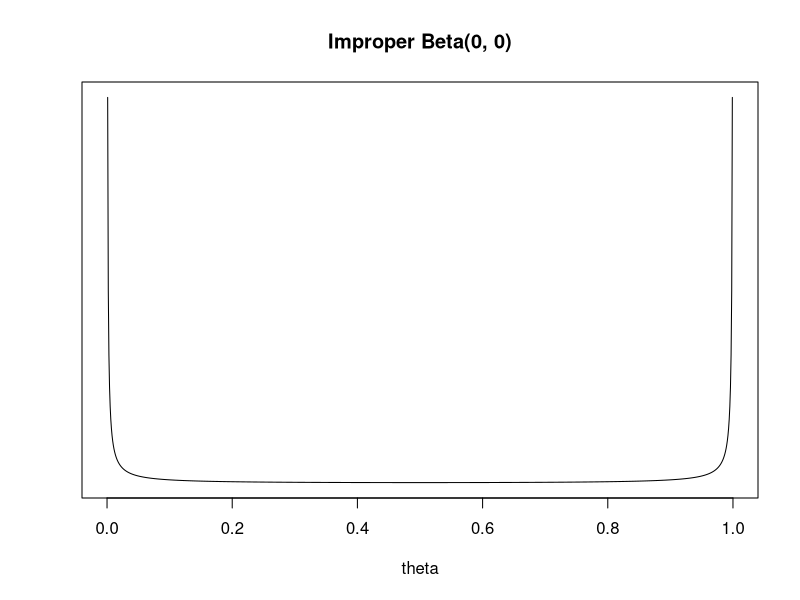

Generate this figure with R: (Note: this script raises an error after producing the figure.)
## ---- chunk 1
#| echo: false
theta = seq(0.001,  0.999, 0.001)
plot(theta, 1 / (theta * (1 - theta)),
     xlim = c(0, 1), yaxt='n', ylab="",
     main = "Improper Beta(0, 0)",
     type="l", xlab = "theta")
## ---- chunk 2
#| warning: false

theta = rbeta(10000, 1, 1)

odds = theta / (1 - theta)


ggplot(data.frame(odds),
       aes(x = odds)) + 
  geom_histogram(aes(y = after_stat(density)),
                 bins = 100,
                 col = bayes_col["prior"],
                 fill = bayes_col["prior"]) +
  scale_x_continuous(limits = c(0, 30)) +
  labs(x = "phi")
## ---- chunk 3

n_rep = 10000

theta_sim = rbeta(n_rep, 1, 1)

y_sim = rbinom(n_rep, 100, theta_sim)

ggplot(data.frame(y_sim),
       aes(x = y_sim)) +
  geom_bar(aes(y = after_stat(prop)),
           col = bayes_col["posterior_predict"],
           fill = bayes_col["posterior_predict"],
           width = 0.1) +
  labs(x = "Number of successes",
       y = "Simulated relative frequency") +
  theme_bw()
